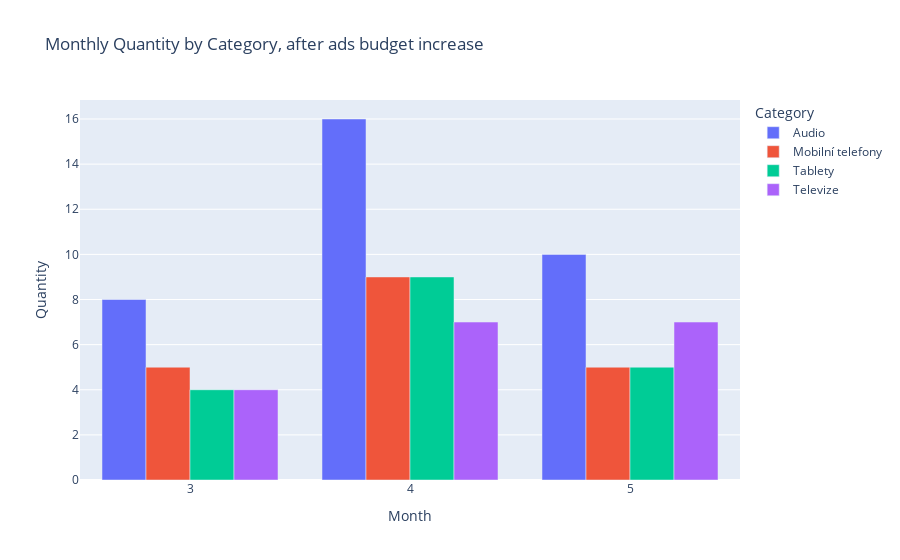

This figure's notebook cell:
### Code cell
import pandas as pd
import plotly.express as px

filtered_data = merged_df[merged_df['Date'] >= '2022-03-18']
before_ads = merged_df[merged_df['Date'] < '2022-03-18']

merged_df = pd.read_csv('merged_data.csv')

merged_df['Date'] = pd.to_datetime(merged_df['Date'])


merged_df['Month'] = merged_df['Date'].dt.month


monthly_quantity = filtered_data.groupby(['Month', 'Category'])['Quantity'].sum().reset_index()


fig = px.bar(monthly_quantity, x='Month', y='Quantity', color='Category',
             labels={'Month': 'Month', 'Quantity': 'Quantity'},
             title='Monthly Quantity by Category, after ads budget increase', barmode='group')


fig.show()
fig.write_image("3_after_category.png")

### Figure 1 — Plotly figure (JSON) as saved in the notebook; plotly's stock layout.template omitted (floating-point values rounded to 4 significant figures)
{"data": [{"alignmentgroup": "True", "hovertemplate": "Category=Audio<br>Month=%{x}<br>Quantity=%{y}<extra></extra>", "legendgroup": "Audio", "marker": {"color": "#636efa", "pattern": {"shape": ""}}, "name": "Audio", "offsetgroup": "Audio", "orientation": "v", "showlegend": true, "textposition": "auto", "type": "bar", "x": [3, 4, 5], "xaxis": "x", "y": [8, 16, 10], "yaxis": "y"}, {"alignmentgroup": "True", "hovertemplate": "Category=Mobilní telefony<br>Month=%{x}<br>Quantity=%{y}<extra></extra>", "legendgroup": "Mobilní telefony", "marker": {"color": "#EF553B", "pattern": {"shape": ""}}, "name": "Mobilní telefony", "offsetgroup": "Mobilní telefony", "orientation": "v", "showlegend": true, "textposition": "auto", "type": "bar", "x": [3, 4, 5], "xaxis": "x", "y": [5, 9, 5], "yaxis": "y"}, {"alignmentgroup": "True", "hovertemplate": "Category=Tablety<br>Month=%{x}<br>Quantity=%{y}<extra></extra>", "legendgroup": "Tablety", "marker": {"color": "#00cc96", "pattern": {"shape": ""}}, "name": "Tablety", "offsetgroup": "Tablety", "orientation": "v", "showlegend": true, "textposition": "auto", "type": "bar", "x": [3, 4, 5], "xaxis": "x", "y": [4, 9, 5], "yaxis": "y"}, {"alignmentgroup": "True", "hovertemplate": "Category=Televize<br>Month=%{x}<br>Quantity=%{y}<extra></extra>", "legendgroup": "Televize", "marker": {"color": "#ab63fa", "pattern": {"shape": ""}}, "name": "Televize", "offsetgroup": "Televize", "orientation": "v", "showlegend": true, "textposition": "auto", "type": "bar", "x": [3, 4, 5], "xaxis": "x", "y": [4, 7, 7], "yaxis": "y"}], "layout": {"barmode": "group", "legend": {"title": {"text": "Category"}, "tracegroupgap": 0}, "title": {"text": "Monthly Quantity by Category, after ads budget increase"}, "xaxis": {"anchor": "y", "domain": [0, 1], "title": {"text": "Month"}}, "yaxis": {"anchor": "x", "domain": [0, 1], "title": {"text": "Quantity"}}}}
